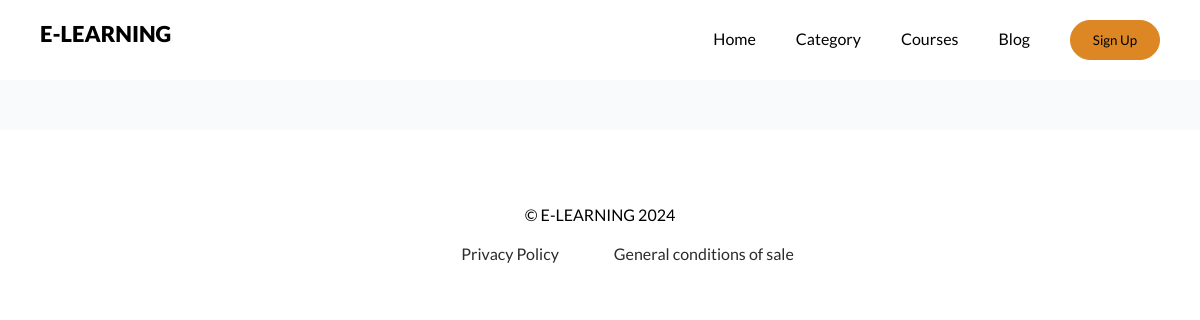
Before: /allcourses/ with the older database file.
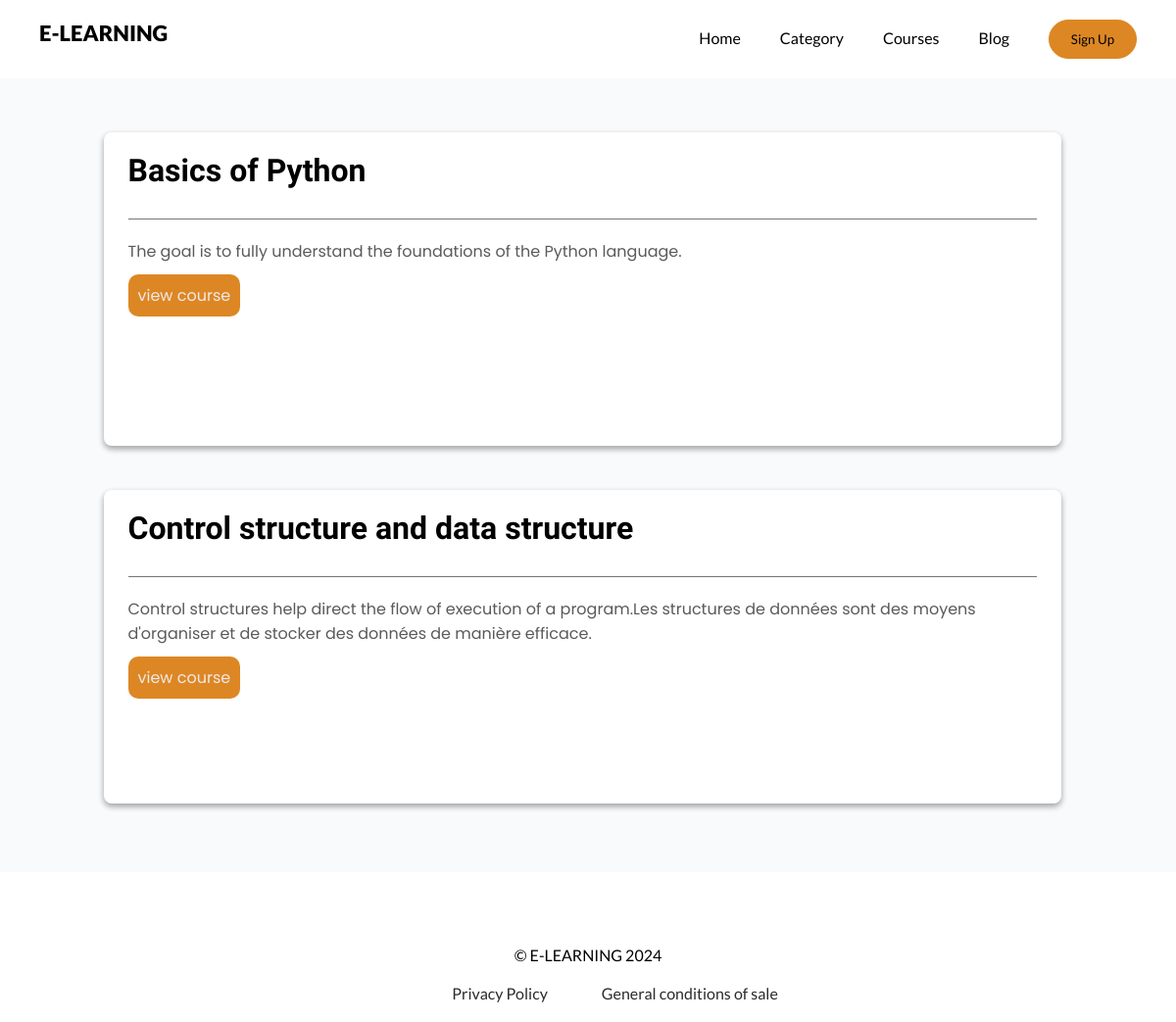
After: the same page with the newer database file.
### courses/models.py (models this page shows, shortened)
class Module(models.Model):
    module_name = models.CharField(max_length=45)
    description = models.CharField(max_length=255)
    course = models.ForeignKey(Course,  on_delete=models.CASCADE)

### courses/views.py (the view)
# urls.py: path("allcourses/", views.allcourse, name="all-course"),
def allcourse(request):
    alldata = Module.objects.all()
    return render(request, 'courses/allModule.html',{'data':alldata})

### courses/templates/courses/allModule.html (shortened to what this page needs)
<!DOCTYPE html>
{% load static %}
<html lang="en">
<head>
    <link rel="stylesheet" href="{% static 'css/allCourse.css' %}">
</head>
<body>
    <nav>
        <header>
            <p>E-LEARNING</p>
        </header>
        <li><a href="http://">Home</a></li>
        <li><a href="http://">Category</a></li>
        <li><a href="http://">Courses</a></li>
        <li><a href="http://">Blog</a></li>
        <button type="button">Sign Up</button>
    </nav>
    <div class="content">
        {% for data in data %}
        <div class="module">
            <h1>{{ data.module_name }}</h1>
            <p>{{ data.description }}</p>
            <a href="" class="p-a">view course</a>
        </div>
        {% endfor %}
    </div>
    <footer>
        <p>&copy; E-LEARNING 2024</p>
        <div class="legal">
            <p>Privacy Policy</p>
            <p>General conditions of sale</p>
        </div>
    </footer>
</body>
</html>

### courses/static/css/allCourse.css (style rules this page uses)
* { padding: 0; margin: 0; box-sizing: border-box; font-family: "lato", 'Sans-serif'; }
body { min-height: 100vh; }
nav { display: flex; flex-direction: row; justify-content: right; position:relative; align-items: baseline; font-family: 'Outfit'; font-weight: 400; }
nav header { display: flex; justify-content: flex-start; position: absolute; left: 40px; top: 20px; bottom: 20px; }
nav header p { font-size: 22px; font-weight: 800; font-family: 'lato'; }
li { list-style: none; margin:20px 40px 20px 0px; }
nav button { margin:20px 40px 20px 0px; border-radius: 23px; background-color: #DD8724; border: 1px solid #DD8724; outline: none; width: 90px; height: 40px; }
a { text-decoration: none; color: black; }
.content { background-color:#F9FAFB; padding: 25px; }
.content .module { background-color: white; width: 85%; height: 40vh; border-radius: 8px; box-shadow: rgba(0, 0, 0, 0.16) 0px 3px 6px, rgba(0, 0, 0, 0.23) 0px 3px 6px; margin: 25px 7% 45px 7%; font-family: 'Roboto'; }
.content .module h1 { margin: 30px 25px 10px 25px; font-family: 'Signika'; padding-bottom: 30px; padding-top: 20px; border-bottom: 1px solid #737577; }
.content .module p { margin: 20px 25px 10px 25px; font-family: 'poppins'; padding-bottom: 10px; color: #595a5b; }
p::first-letter, h1::first-letter { text-transform: uppercase; }
.content .module .p-a { margin: 20px 25px 10px 25px; color:rgb(238, 233, 233); font-family: 'poppins'; background-color: #DD8724; width: 90px; height: 40px; border-radius: 10px; padding: 10px; }
footer { display: flex; margin-top: 75px; flex-direction: column; justify-content: center; align-items: center; font-family: 'Outfit'; }
footer .legal { display: flex; flex-direction: row; margin-top: 20px; }
.legal p { margin-left: 55px; margin-bottom: 20px; color: rgb(44, 42, 42); }

Changed rows visible on the page:
added Module: module_name "Basics of Python", description "The goal is to fully understand the foundations of the Python language."
added Module: module_name "control structure and data structure", description "Control structures help direct the flow of execution of a program.Les structures de données sont des moyens d'organiser et de stocker des données de manière efficace."
